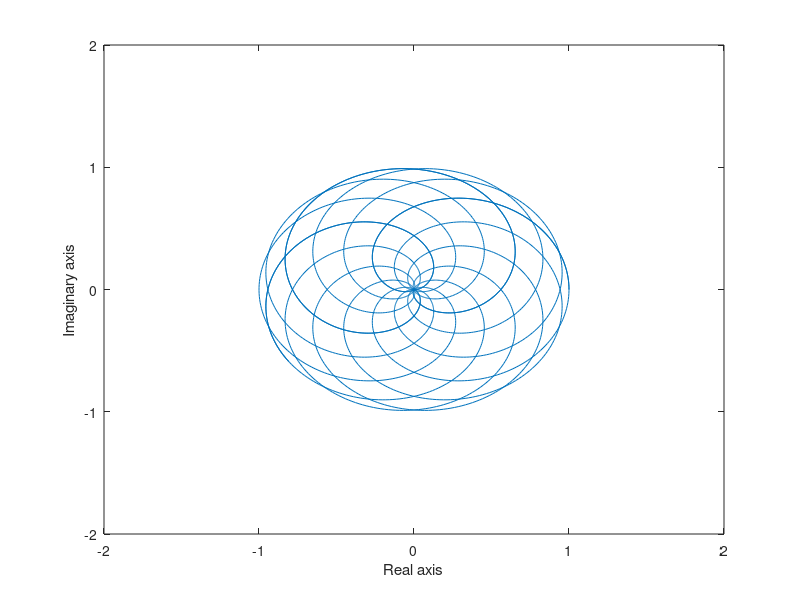
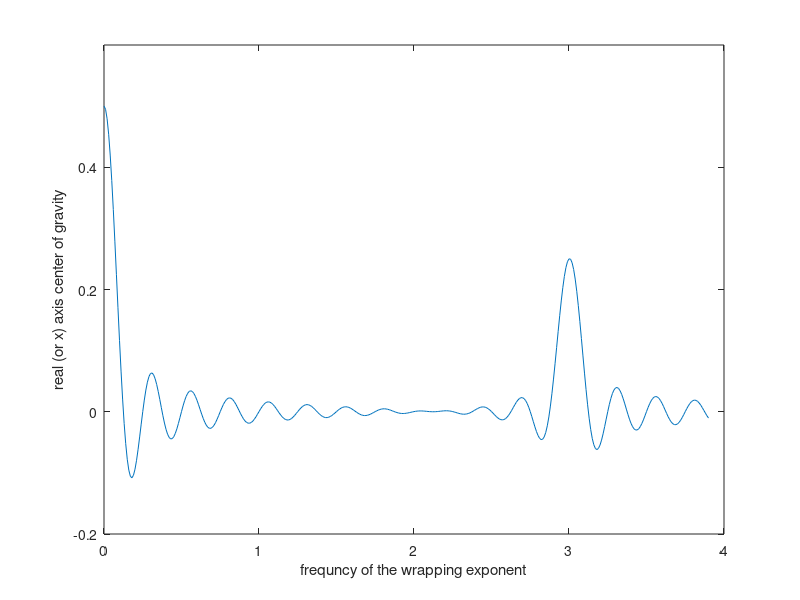

The MATLAB script that drew these images, in order:
x=0:0.001:4;
% y=sin(x)+1;
y_freq=3;
% define the function that is in the video, the freq is half because
% the function is squared .^2, so all the minus nodes goes up 
% so it seems like double the frequency. this is the exact function in the
% video. we need to notice that is the resault we will get the frequency y_freq
% and not y_freq/2 becaus of the trigonometric identity
% cos(x)^2=0.5-0.5*cos(2x) so it is actualy two functions and thats why we
% also have amplotude at freq zero (bias because of the 0.5)!
y=cos(2*pi*(y_freq/2)*x).^2;
% figure(1); clf;
% plot(x,y);

exponent_freq_max=y_freq*1.3;
delta_freq=0.01;

real_c_of_gravity=[];
imag_c_of_gravity=[];
k=0;
for n=0:delta_freq:exponent_freq_max;
    k=k+1;
    roll_freq=n;
    
    wrap_function=exp(-1i*2*pi*roll_freq*x);
    wraped_y=y.*wrap_function;
    diall_magnitude=abs(wraped_y);
    real_axis=diall_magnitude.*cos(2*pi*roll_freq*x);
    imag_axis=diall_magnitude.*sin(2*pi*roll_freq*x);
    figure(2); clf;
    plot(real_axis,imag_axis);
    axis([-2 2 -2 2]);
    xlabel(['Real axis']);
    ylabel(['Imaginary axis']);
    pause(0.03);
    
    real_c_of_gravity(k)=sum(real_axis)/length(x);
%     imag_c_of_gravity(k)=sum(imag_axis)/length(x);
    
    figure(3); clf;
    plot(0:delta_freq:n,real_c_of_gravity);
    xlabel(['frequncy of the wrapping exponent']);
    ylabel(['real (or x) axis center of gravity']);
    axis([0 4 -0.2 0.6]);
    hold on;
end









